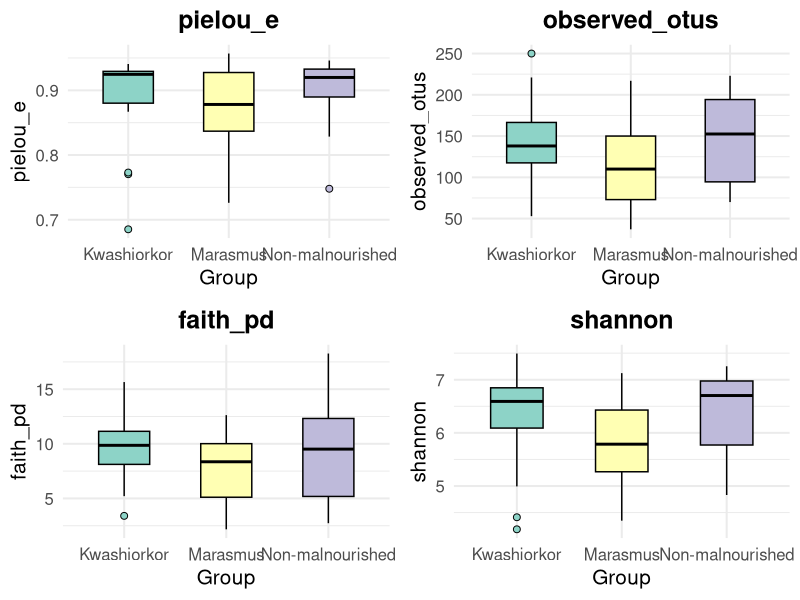

Here is the R script that generated this plot:
## ---- chunk 1

alpha <- read.csv("Alpha_diversity.csv", header = T, sep = ";")

head(alpha)

# Create a boxplot for each variable in the list
library(gridExtra)
library(ggplot2)

variable_names <- colnames(alpha)[-c(1:6)] # Exclude the 'Group' column

# Create individual boxplots
plot_list <- lapply(variable_names, function(variable) {
  ggplot(alpha, aes_string(x = "group", y = variable)) +
    geom_boxplot(aes(fill = group), color = "black", outlier.shape = 21, outlier.size = 2, width = 0.5) +
    labs(title = variable, x = "Group", y = variable) +
    theme_minimal(base_size = 15) +
    theme(plot.title = element_text(hjust = 0.5, face = "bold"),
          legend.position = "none") +
    scale_fill_brewer(palette = "Set3")
})

# Arrange the boxplots in a 3x3 grid
grid.arrange(grobs = plot_list, ncol = 2)



